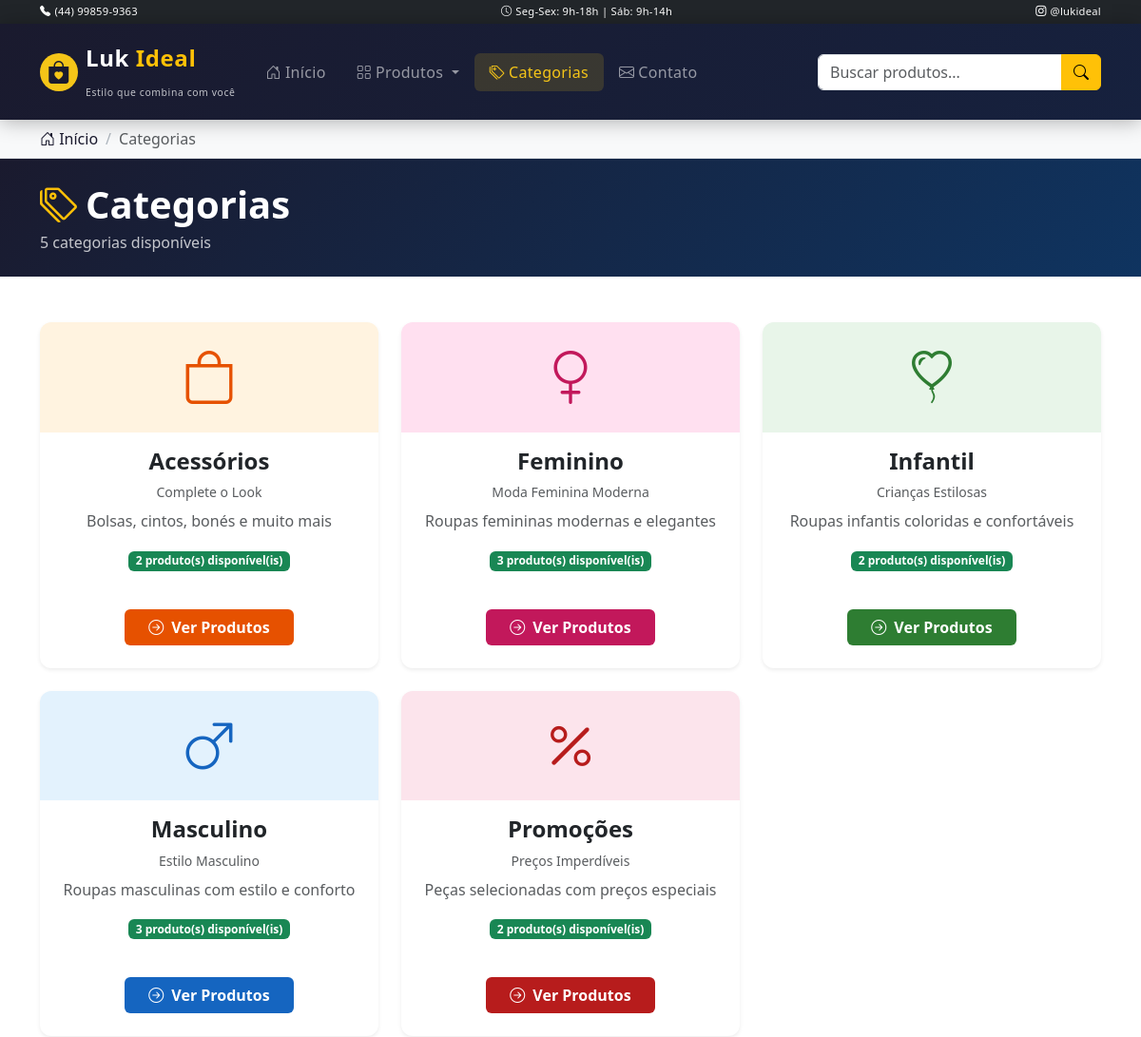
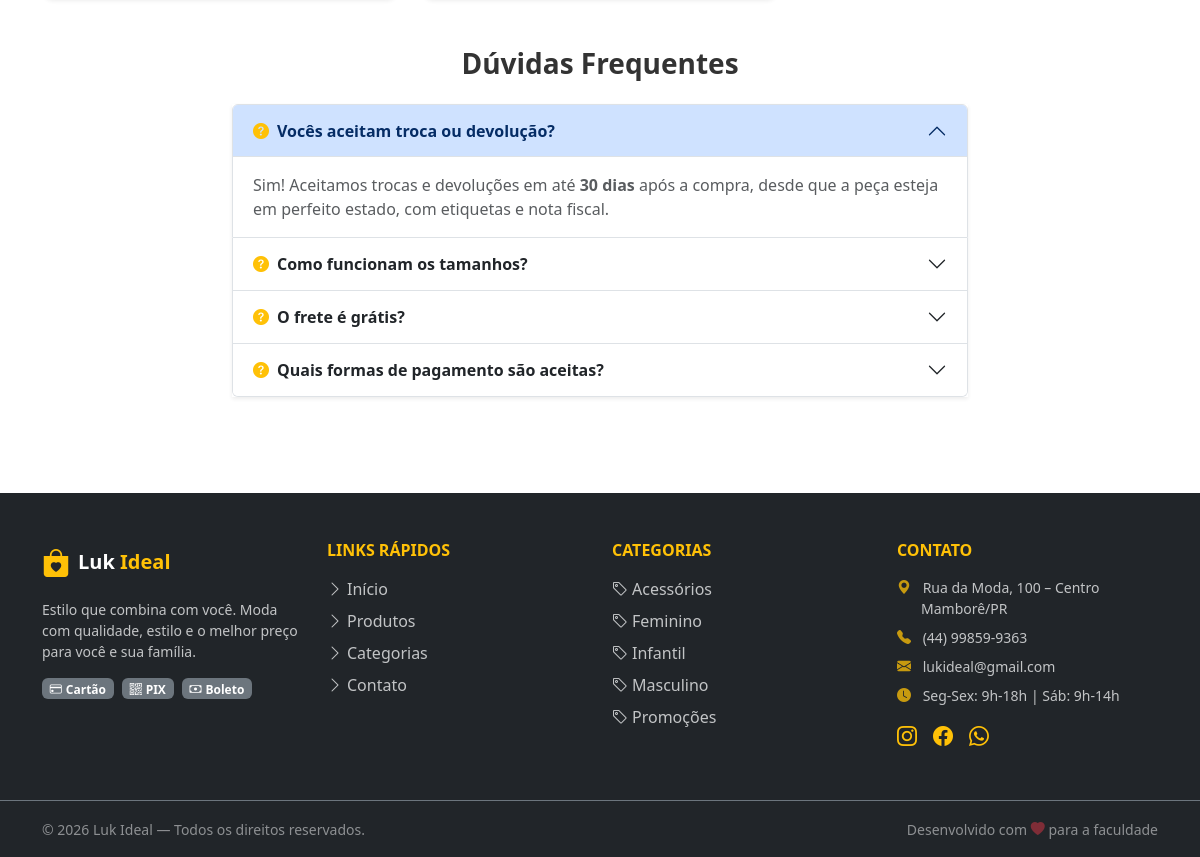
The page /pages/categorias.php on the database its author committed (2 pictures, top to bottom).
### tables this page shows
CREATE TABLE categorias (
    id INT AUTO_INCREMENT PRIMARY KEY,
    nome VARCHAR(100) NOT NULL,
    descricao TEXT,
    imagem VARCHAR(255),
    criado_em TIMESTAMP DEFAULT CURRENT_TIMESTAMP
);

### includes/functions.php (called while the page is built, shortened)
<?php
$CONFIG_LOJA = [
    'nome'        => 'Luk Ideal',
    'slogan'      => 'Estilo que combina com você',
    'telefone'    => '(44) 99859-9363',
    'email'       => 'lukideal@gmail.com',
    'endereco'    => 'Rua da Moda, 100 – Centro',
    'cidade'      => 'Mamborê/PR',
    'horario'     => 'Seg-Sex: 9h-18h | Sáb: 9h-14h',
    'redes'       => [
        'instagram' => '@lukideal',
        'facebook'  => 'facebook.com/lukideal',
        'whatsapp'  => '(44) 99859-9363',
    ]
];
function getCategorias($conn) {
    $result = $conn->query("SELECT * FROM categorias ORDER BY nome ASC");
    $categorias = [];
    while ($row = $result->fetch_assoc()) {
        $categorias[] = $row;
    }
    return $categorias;
}
function truncarTexto($texto, $limite = 100) {
    if (mb_strlen($texto) <= $limite) return $texto;
    return mb_substr($texto, 0, $limite) . '...';
}

### pages/categorias.php (the view, shortened to what this page needs)
<?php
require_once '../includes/header.php';
$categorias = getCategorias($conn);
$catComProdutos = [];
foreach ($categorias as $cat) {
    $stmt = $conn->prepare("SELECT COUNT(*) AS total FROM produtos WHERE categoria_id = ? AND ativo = 1");
    $stmt->bind_param('i', $cat['id']);
    $stmt->execute();
    $res = $stmt->get_result()->fetch_assoc();
    $cat['total_produtos'] = $res['total'];
    $catComProdutos[] = $cat;
}
$configCategorias = [
    'Feminino'   => ['icone' => 'bi-gender-female', 'cor_bg' => '#ffe0f0', 'cor_text' => '#c2185b', 'destaque' => 'Moda Feminina Moderna'],
    'Masculino'  => ['icone' => 'bi-gender-male',   'cor_bg' => '#e3f2fd', 'cor_text' => '#1565c0', 'destaque' => 'Estilo Masculino'],
    'Infantil'   => ['icone' => 'bi-balloon-heart',  'cor_bg' => '#e8f5e9', 'cor_text' => '#2e7d32', 'destaque' => 'Crianças Estilosas'],
    'Acessórios' => ['icone' => 'bi-bag',            'cor_bg' => '#fff3e0', 'cor_text' => '#e65100', 'destaque' => 'Complete o Look'],
    'Promoções'  => ['icone' => 'bi-percent',        'cor_bg' => '#fce4ec', 'cor_text' => '#b71c1c', 'destaque' => 'Preços Imperdíveis'],
];
?>
<section class="page-header py-4 bg-dark text-white">
    <div class="container">
        <h1 class="fw-bold mb-1"><i class="bi bi-tags me-2 text-warning"></i>Categorias</h1>
        <p class="mb-0 opacity-75"><?= count($catComProdutos) ?> categorias disponíveis</p>
    </div>
</section>
<section class="py-5">
    <div class="container">
        <div class="row g-4 mb-5">
            <?php foreach ($catComProdutos as $cat):
                $cfg = $configCategorias[$cat['nome']] ?? [
                    'icone'    => 'bi-tag',
                    'cor_bg'   => '#f5f5f5',
                    'cor_text' => '#333',
                    'destaque' => 'Confira os produtos',
                ];
            ?>
            <div class="col-12 col-sm-6 col-lg-4">
                <div class="card h-100 border-0 shadow-sm categoria-card-page overflow-hidden">
                    <div class="p-4 text-center" style="background-color: <?= $cfg['cor_bg'] ?>">
                        <i class="bi <?= $cfg['icone'] ?> display-4" style="color: <?= $cfg['cor_text'] ?>"></i>
                    </div>
                    <div class="card-body text-center">
                        <h4 class="fw-bold"><?= htmlspecialchars($cat['nome']) ?></h4>
                        <p class="text-muted small mb-2"><?= $cfg['destaque'] ?></p>
                        <p class="text-muted mb-3">
                            <?= htmlspecialchars(truncarTexto($cat['descricao'], 90)) ?>
                        </p>
                        <?php if ($cat['total_produtos'] > 0): ?>
                            <span class="badge bg-success mb-3">
                                <?= $cat['total_produtos'] ?> produto(s) disponível(is)
                            </span>
                        <?php else: ?>
                            <span class="badge bg-secondary mb-3">
                                Sem produtos no momento
                            </span>
                        <?php endif; ?>
                    </div>
                    <div class="card-footer bg-transparent border-0 text-center pb-4">
                        <a href="produtos.php?categoria=<?= $cat['id'] ?>"
                           class="btn fw-bold px-4"
                           style="background-color: <?= $cfg['cor_text'] ?>; color: white;">
                            <i class="bi bi-arrow-right-circle me-2"></i>Ver Produtos
                        </a>
                    </div>
                </div>
            </div>
            <?php endforeach; ?>
        </div>
        <div class="row">
            <div class="col-lg-8 mx-auto">
                <h3 class="fw-bold text-center mb-4">Dúvidas Frequentes</h3>
                <div class="accordion shadow-sm" id="accordionFAQ">
                    <div class="accordion-item">
                        <h2 class="accordion-header">
                            <button class="accordion-button fw-semibold" type="button"
                                    data-bs-toggle="collapse" data-bs-target="#faq1">
                                <i class="bi bi-question-circle-fill text-warning me-2"></i>
                                Vocês aceitam troca ou devolução?
                            </button>
                        </h2>
                        <div id="faq1" class="accordion-collapse collapse show" data-bs-parent="#accordionFAQ">
                            <div class="accordion-body text-muted">
                                Sim! Aceitamos trocas e devoluções em até <strong>30 dias</strong> após a compra,
                                desde que a peça esteja em perfeito estado, com etiquetas e nota fiscal.
                            </div>
                        </div>
                    </div>
                    <div class="accordion-item">
                        <h2 class="accordion-header">
                            <button class="accordion-button collapsed fw-semibold" type="button"
                                    data-bs-toggle="collapse" data-bs-target="#faq2">
                                <i class="bi bi-question-circle-fill text-warning me-2"></i>
                                Como funcionam os tamanhos?
                            </button>
                        </h2>
                    </div>
                    <div class="accordion-item">
                        <h2 class="accordion-header">
                            <button class="accordion-button collapsed fw-semibold" type="button"
                                    data-bs-toggle="collapse" data-bs-target="#faq3">
                                <i class="bi bi-question-circle-fill text-warning me-2"></i>
                                O frete é grátis?
                            </button>
                        </h2>
                    </div>
                    <div class="accordion-item">
                        <h2 class="accordion-header">
                            <button class="accordion-button collapsed fw-semibold" type="button"
                                    data-bs-toggle="collapse" data-bs-target="#faq4">
                                <i class="bi bi-question-circle-fill text-warning me-2"></i>
                                Quais formas de pagamento são aceitas?
                            </button>
                        </h2>
                    </div>
                </div>
            </div>
        </div>
    </div>
</section>
<?php require_once '../includes/footer.php'; ?>

### includes/footer.php (shortened to what this page needs)
</main>
<footer class="footer bg-dark text-white mt-5">
    <div class="container py-5">
        <div class="row g-4">
            <div class="col-12 col-md-6 col-lg-3">
                <div class="d-flex align-items-center gap-2 mb-3">
                    <i class="bi bi-bag-heart-fill text-warning fs-3"></i>
                    <h5 class="mb-0 fw-bold">Luk <span class="text-warning">Ideal</span></h5>
                </div>
                <p class="text-light opacity-75 small">
                    <?= htmlspecialchars($CONFIG_LOJA['slogan']) ?>. Moda com qualidade, estilo e o melhor preço para você e sua família.
                </p>
                <div class="d-flex flex-wrap gap-2 mt-3">
                    <span class="badge bg-secondary"><i class="bi bi-credit-card me-1"></i>Cartão</span>
                    <span class="badge bg-secondary"><i class="bi bi-qr-code me-1"></i>PIX</span>
                    <span class="badge bg-secondary"><i class="bi bi-cash me-1"></i>Boleto</span>
                </div>
            </div>
            <div class="col-12 col-md-6 col-lg-3">
                <h6 class="fw-bold text-warning mb-3 text-uppercase">Links Rápidos</h6>
                <ul class="list-unstyled">
                    <li class="mb-2"><a href="../index.php" class="text-light text-decoration-none opacity-75 hover-link">
                        <i class="bi bi-chevron-right me-1"></i>Início</a></li>
                    <li class="mb-2"><a href="produtos.php" class="text-light text-decoration-none opacity-75 hover-link">
                        <i class="bi bi-chevron-right me-1"></i>Produtos</a></li>
                    <li class="mb-2"><a href="categorias.php" class="text-light text-decoration-none opacity-75 hover-link">
                        <i class="bi bi-chevron-right me-1"></i>Categorias</a></li>
                    <li class="mb-2"><a href="contato.php" class="text-light text-decoration-none opacity-75 hover-link">
                        <i class="bi bi-chevron-right me-1"></i>Contato</a></li>
                </ul>
            </div>
            <div class="col-12 col-md-6 col-lg-3">
                <h6 class="fw-bold text-warning mb-3 text-uppercase">Categorias</h6>
                <ul class="list-unstyled">
                    <?php foreach ($categorias as $cat): ?>
                    <li class="mb-2">
                        <a href="produtos.php?categoria=<?= $cat['id'] ?>"
                           class="text-light text-decoration-none opacity-75 hover-link">
                            <i class="bi bi-tag me-1"></i><?= htmlspecialchars($cat['nome']) ?>
                        </a>
                    </li>
                    <?php endforeach; ?>
                </ul>
            </div>
            <div class="col-12 col-md-6 col-lg-3">
                <h6 class="fw-bold text-warning mb-3 text-uppercase">Contato</h6>
                <ul class="list-unstyled text-light opacity-75 small">
                    <li class="mb-2">
                        <i class="bi bi-geo-alt-fill me-2 text-warning"></i>
                        <?= htmlspecialchars($CONFIG_LOJA['endereco']) ?><br>
                        <span class="ms-4"><?= htmlspecialchars($CONFIG_LOJA['cidade']) ?></span>
                    </li>
                    <li class="mb-2">
                        <i class="bi bi-telephone-fill me-2 text-warning"></i>
                        <?= htmlspecialchars($CONFIG_LOJA['telefone']) ?>
                    </li>
                    <li class="mb-2">
                        <i class="bi bi-envelope-fill me-2 text-warning"></i>
                        <?= htmlspecialchars($CONFIG_LOJA['email']) ?>
                    </li>
                    <li class="mb-2">
                        <i class="bi bi-clock-fill me-2 text-warning"></i>
                        <?= htmlspecialchars($CONFIG_LOJA['horario']) ?>
                    </li>
                </ul>
                <div class="d-flex gap-3 mt-3">
                    <a href="#" class="text-warning fs-5 hover-social" title="Instagram">
                        <i class="bi bi-instagram"></i>
                    </a>
                    <a href="#" class="text-warning fs-5 hover-social" title="Facebook">
                        <i class="bi bi-facebook"></i>
                    </a>
                    <a href="#" class="text-warning fs-5 hover-social" title="WhatsApp">
                        <i class="bi bi-whatsapp"></i>
                    </a>
                </div>
            </div>
        </div>
    </div>
    <div class="footer-bottom border-top border-secondary py-3">
        <div class="container">
            <div class="row align-items-center">
                <div class="col-md-6 text-center text-md-start">
                    <small class="text-light opacity-50">
                        &copy; <?= date('Y') ?> <?= htmlspecialchars($CONFIG_LOJA['nome']) ?> — Todos os direitos reservados.
                    </small>
                </div>
                <div class="col-md-6 text-center text-md-end">
                    <small class="text-light opacity-50">
                        Desenvolvido com <i class="bi bi-heart-fill text-danger"></i> para a faculdade
                    </small>
                </div>
            </div>
        </div>
    </div>
</footer>
</body>
</html>

### assets/css/style.css (style rules this page uses)
:root { --cor-primaria: #1a1a2e; --cor-secundaria: #f5c518; --cor-acento: #e94560; --cor-texto: #333333; --cor-fundo: #f8f9fa; --sombra-card: 0 4px 20px rgba(0,0,0,.08); --raio-borda: 12px; --transicao: all .3s ease; }
body { font-family: 'Segoe UI', system-ui, -apple-system, sans-serif; color: var(--cor-texto); background-color: #ffffff; }
a { text-decoration: none; }
.categoria-card-page { border-radius: var(--raio-borda) !important; transition: var(--transicao); }
.page-header { background: linear-gradient(135deg, var(--cor-primaria) 0%, #0f3460 100%); }
.footer { background: #0d0d1a; }
.hover-link { transition: var(--transicao); }
.hover-social { transition: var(--transicao); }

### rows shown on the page
categorias: nome "Acessórios", nome "Complete o Look", descricao "Bolsas, cintos, bonés e muito mais", total_produtos "2"
categorias: nome "Feminino", nome "Moda Feminina Moderna", descricao "Roupas femininas modernas e elegantes", total_produtos "3"
categorias: nome "Infantil", nome "Crianças Estilosas", descricao "Roupas infantis coloridas e confortáveis", total_produtos "2"
categorias: nome "Masculino", nome "Estilo Masculino", descricao "Roupas masculinas com estilo e conforto", total_produtos "3"
categorias: nome "Promoções", nome "Preços Imperdíveis", descricao "Peças selecionadas com preços especiais", total_produtos "2"

### other values the page prints
$CONFIG_LOJA['telefone'] "(44) 99859-9363"
$CONFIG_LOJA['horario'] "Seg-Sex: 9h-18h | Sáb: 9h-14h"
$CONFIG_LOJA['redes']['instagram'] "@lukideal"
$CONFIG_LOJA['slogan'] "Estilo que combina com você"
$item['label'] "Categorias"
count($catComProdutos) "5"
$CONFIG_LOJA['endereco'] "Rua da Moda, 100 – Centro"
$CONFIG_LOJA['cidade'] "Mamborê/PR"
$CONFIG_LOJA['email'] "lukideal@gmail.com"
$CONFIG_LOJA['nome'] "Luk Ideal"
